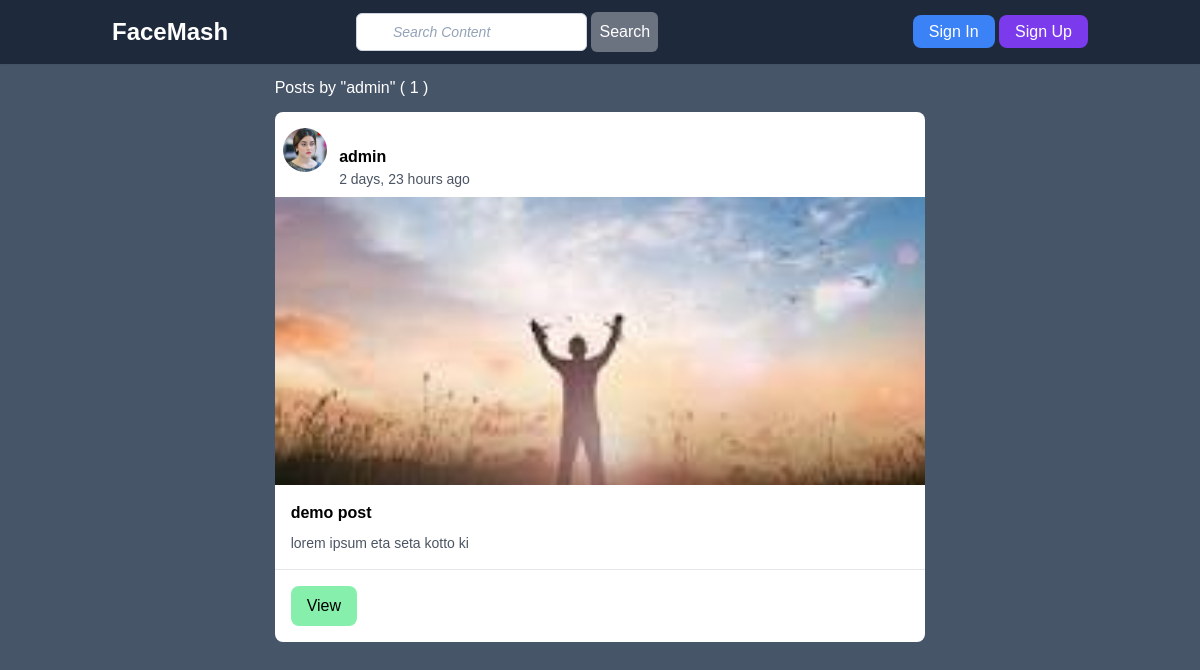
The page /users/admin/posts on the database as committed earlier.
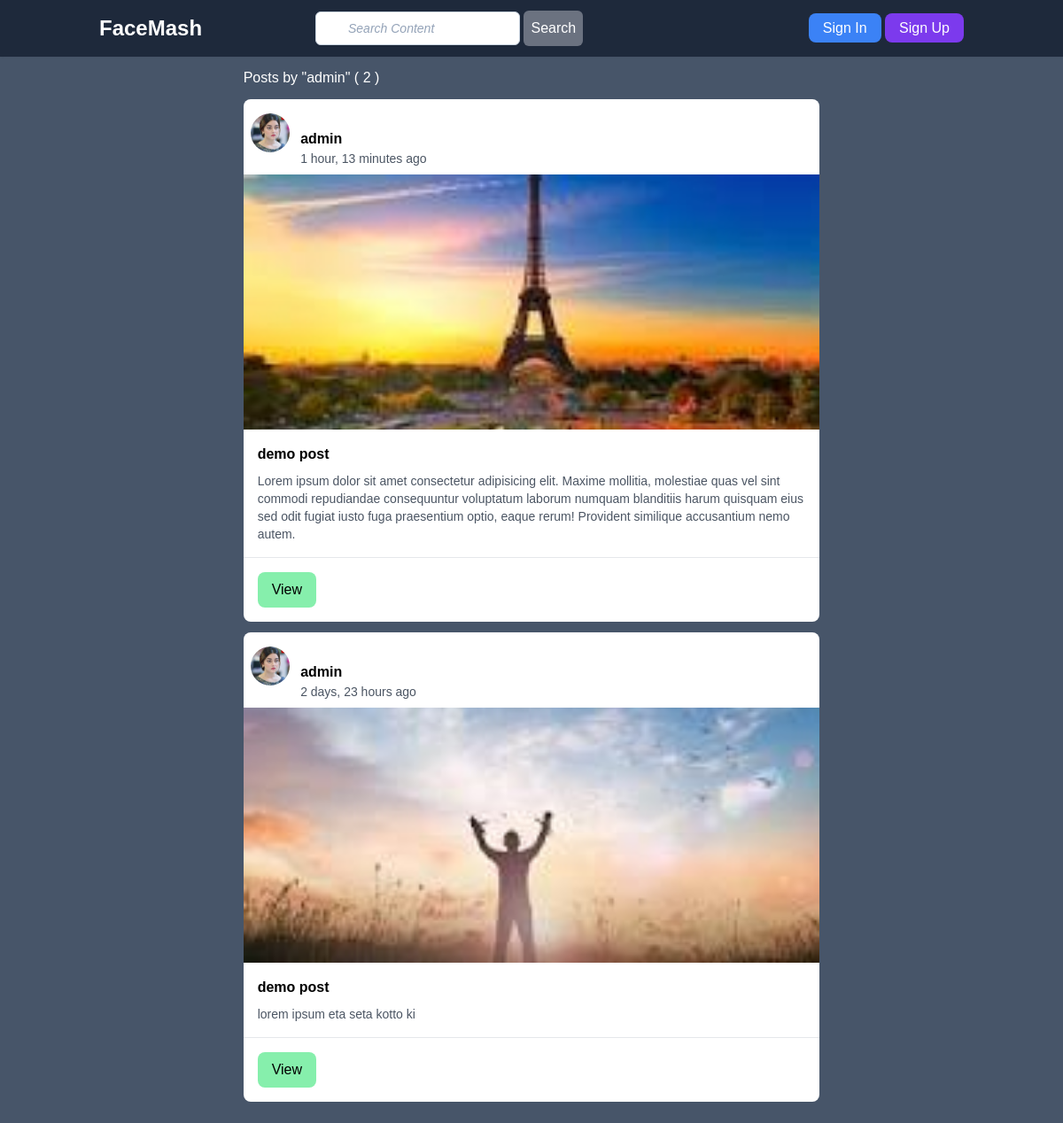
The same page on the database as committed later.
### feed/models.py (models this page shows, shortened)
class Post(models.Model):
    title = models.CharField(max_length=300, null=False, blank=False)
    description = models.TextField(blank=True)
    posted_at = models.DateTimeField(auto_now_add=True)
    post_image = models.ImageField(upload_to ="feeds/", null=True, blank=True)
    post_author = models.ForeignKey(User,on_delete=models.CASCADE)

### users/models.py (models this page shows, shortened)
class Profile(models.Model):
    full_name = models.CharField(max_length=100,blank=True,null=True)
    user = models.OneToOneField(User, on_delete=models.CASCADE)
    profile_image = models.ImageField(default='profile_picture/default_profile.jpg', upload_to='profile_picture')
    cover_photo = models.ImageField(default='cover_photo/default_cover.jpg', upload_to='cover_photo')
    bio = models.TextField(null=True, blank=True)
    date_of_birth = models.CharField(max_length=50, null=True, blank=True)

### users/views.py (the view)
# urls.py: path('<str:username>/posts', UserPostListView.as_view(), name='user-posts'),
class UserPostListView(ListView):
    model = Post
    template_name = 'users/user_posts.html'  # <app>/<model>_<viewtype>.html
    context_object_name = 'posts'
    paginate_by = 5
    def get_queryset(self):
        user = get_object_or_404(User, username=self.kwargs.get('username'))
        return Post.objects.filter(post_author=user).order_by('-posted_at')

### users/templates/users/user_posts.html (shortened to what this page needs)
{% extends 'base.html' %}
{% block content %}
    <section class="flex gap-10 w-4/6 mx-auto">
        <main class="flex-1 w-3/5">
            <h5 class="mb-3 text-white">Posts by "{{ view.kwargs.username }}" ( {{ page_obj.paginator.count }} )</h5>
            {% for post in posts %}
                <div class="bg-white rounded-lg mb-3 w-full">
                    <div class="w-2/10 inline-block pt-2 mt-2 ml-2 m-1 pb-2">
                        <img src="{{ post.post_author.profile.profile_image.url }}" alt="profile picture" class="w-11 h-11 rounded-full">
                    </div>
                    <div class="w-8/10 inline-block pl-1 pb-2 -mt-12">
                        <h4 class="text-base font-semibold">{{ post.post_author }}</h4>
                        <time class="text-gray-600 text-sm block">{{ post.posted_at|timesince }} ago</time>
                    </div>
                    {% if post.post_image %}
                        <img src="{{ post.post_image.url }}" alt={{ post.title }} class="w-full h-72 object-cover">
                    {% endif %}
                    <div class="p-4">
                        <h3 class="text-base font-semibold mb-2">{{ post.title }}</h3>
                        <p class="text-sm text-gray-600">{{ post.description }}</p>
                    </div>
                    <div class="flex justify-between items-center p-4 border-t border-gray-200">
                        <a href="{% url 'post-detail' post.id %}" class="bg-green-300 hover:bg-green-200 px-4 py-2 rounded-lg transition">View</a>
                    </div>
                </div>
            {% endfor %}
        </main>
    </section>
{% endblock %}

### templates/base.html (shortened to what this page needs)
{% load static %}
<!DOCTYPE html>
<html lang="en">
<head>
    <link rel="stylesheet" href="{% static './css/style.css' %}">
</head>
<body class="bg-slate-600 min-h-screen">
        {% include 'includes/header.html' %}
    <div class="container mx-auto px-6 py-3">
            {% block content %}
            {% endblock %}
    </div>
</body>
</html>

### templates/includes/header.html (shortened to what this page needs)
<header class="py-3 bg-slate-800 shadow-sm">
    <div class="container mx-auto px-6 flex justify-between items-center">
      <div class="w-1/4">
        <a href="/" class="text-white text-2xl font-semibold">FaceMash</a>
      </div>
      <div class="w-2/4">
        <form action="" method="post">
          <label class="relative inline-block">
            <span class="absolute inset-y-0 left-0 flex items-center pl-2">
              <svg class="h-5 w-5 fill-slate-300" viewBox="0 0 20 20"></svg>
            </span>
            <input class="placeholder:italic placeholder:text-slate-400 block bg-white w-full border border-slate-300 rounded-md py-2 pl-9 pr-3 shadow-sm focus:outline-none focus:border-sky-500 focus:ring-sky-500 focus:ring-1 sm:text-sm" placeholder="Search Content" type="text" name="search"/>
          </label>
          <button type="submit" class="p-2 bg-gray-500 rounded-md text-white">Search</button>
        </form>
      </div>
      <div class="w-1/4 flex justify-end ">
        <nav class="justify-self-end">
          {% if request.user.is_authenticated %}
            <li class="list-none inline-block"><a href="{% url 'logout' %}" class="px-4 py-2 bg-blue-500 rounded-lg text-white">Sign Out</a></li>
          {% else %}
            <li class="list-none inline-block"><a href="{% url 'login' %}" class="px-4 py-2 bg-blue-500 rounded-lg text-white">Sign In</a></li>
            <li class="list-none inline-block"><a href="{% url 'register' %}" class="px-4 py-2 bg-violet-600 rounded-lg text-white">Sign Up</a></li>
          {% endif %}
        </nav>
      </div>
    </div>
</header>

Rows that differ between the two databases and show on the page:
added Post: post_author.profile.profile_image (picture), post_author "admin", posted_at "1 hour, 13 minutes", post_image (picture), title "demo post", description "Lorem ipsum dolor sit amet consectetur adipisicing elit. Maxime mollitia, molestiae quas vel sint commodi repudiandae consequuntur voluptatum laborum numquam blanditiis harum quisquam eius sed odit fugiat iusto fuga praesentium optio, eaque rerum! Provident similique accusantium nemo autem."
Other text that changed with them:
{{ page_obj.paginator.count }}: "1" → "2"
